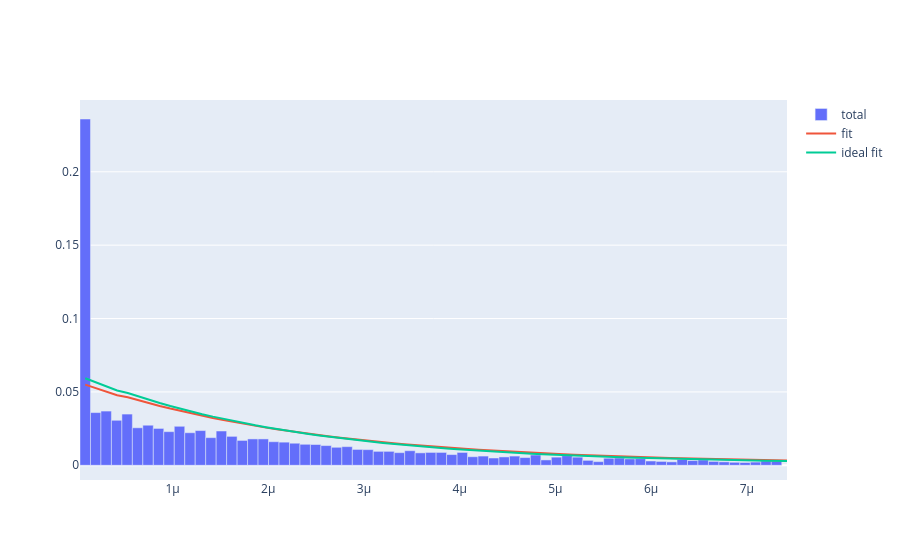

This figure's notebook cell:
### Markdown cell above
# Hol'up

### Code cell
count,edges = np.histogram(data_g , n_bins)


fig = go.Figure()
fig.add_trace(go.Bar(x=edges[:-1], y=count/len(data_g), name='total', width=np.diff(edges)))

x_fit = np.linspace(min(data_g) , max(data_g) , n_bins)
y_fit = exp_unif_pdf( x_fit , min(data_g_refact) , max(data_g_refact), *full_analysis.values)*np.diff( edges )[0]
y_ideal_fit = exp_unif_pdf(x_fit , min(data_g_refact) , max(data_g_refact), full_analysis.values["a"], full_analysis.values["b"], TAU_MU , 0)*np.diff(edges)[0]
fig.add_trace(go.Scatter(x=x_fit, y=y_fit, mode='lines', name='fit', line=dict(shape='linear')))
fig.add_trace(go.Scatter(x=x_fit, y=y_ideal_fit, mode='lines', name='ideal fit', line=dict(shape='linear')))
